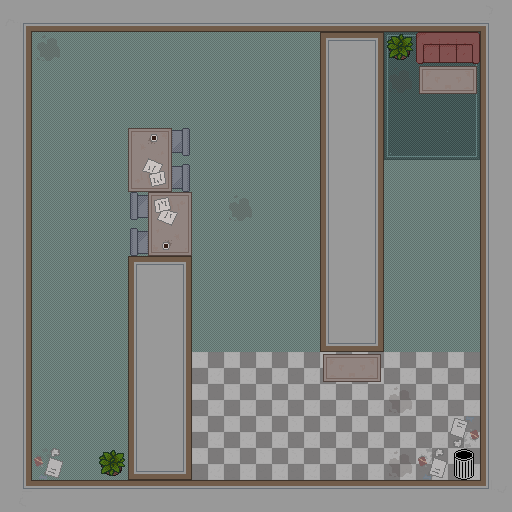

The image is a tile-based game level rendered from a .tmx file. Its description and complete source (layers, tilesets, objects, tile grids) follow:
An orthogonal 16x16 tile map with 32x32 px tiles, 2 tile layers (Tile Layer 2, Tile Layer 1), 2 tilesets and 15 objects (2).

<map version="1.2" tiledversion="1.2.0" orientation="orthogonal" renderorder="right-down" width="16" height="16" tilewidth="32" tileheight="32" infinite="0" nextlayerid="7" nextobjectid="26">
 <tileset firstgid="1" name="oltile" tilewidth="32" tileheight="32" tilecount="28" columns="28">
  <image source="oltile.png" width="896" height="32" />
 </tileset>
 <tileset firstgid="29" source="rugs.tsx" />
 <layer id="1" name="Tile Layer 2" width="16" height="16">
  <data encoding="csv">
17,17,17,17,17,17,17,17,17,17,17,17,17,17,17,17,
17,17,17,17,17,17,17,17,17,17,17,17,31,35,30,17,
17,17,17,17,17,17,17,17,17,17,17,17,36,29,37,17,
17,17,17,17,17,17,17,17,17,17,17,17,36,29,37,17,
17,17,17,17,17,17,17,17,17,17,17,17,32,34,33,17,
17,17,17,17,17,17,17,17,17,17,17,17,17,17,17,17,
17,17,17,17,17,17,17,17,17,17,17,17,17,17,17,17,
17,17,17,17,17,17,17,17,17,17,17,17,17,17,17,17,
17,17,17,17,17,17,17,17,17,17,17,17,17,17,17,17,
17,17,17,17,17,17,17,17,17,17,17,17,17,17,17,17,
17,17,17,17,17,17,17,17,17,17,17,17,17,17,17,17,
17,17,17,17,17,17,44,44,44,44,44,44,44,44,44,44,
17,17,17,17,17,17,44,44,44,44,44,44,44,44,44,44,
17,17,17,17,17,44,44,44,44,44,44,44,44,44,44,44,
17,17,17,17,17,44,44,44,44,44,44,44,44,44,44,44,
17,17,17,17,17,44,44,44,17,17,17,17,17,17,17,17
</data>
 </layer>
 <objectgroup id="2" name="Walls">
  <object id="1" x="0" y="0" width="30" height="510" />
  <object id="2" x="0" y="480" width="512" height="30" />
  <object id="3" x="480" y="0" width="55" height="512" />
  <object id="6" x="0" y="0" width="514" height="32" />
  <object id="18" x="324" y="35" width="56" height="347" />
  <object id="19" x="128" y="129" width="63" height="351" />
  <object id="20" x="325" y="32" width="60" height="352" />
  <object id="21" x="682" y="142" />
  <object id="23" x="417" y="23" width="70" height="72" />
  <object id="24" x="377" y="16" width="47" height="47" />
  <object id="25" x="95" y="448" width="48" height="44" />
 </objectgroup>
 <objectgroup id="6" name="Hero">
  <object id="17" x="78" y="435">
   <point />
  </object>
 </objectgroup>
 <objectgroup id="3" name="Start/End">
  <object id="22" x="453" y="453" width="27" height="25" />
 </objectgroup>
 <objectgroup id="5" name="Ghosts">
  <object id="15" type="2" x="427" y="99">
   <point />
  </object>
  <object id="16" x="258" y="147">
   <point />
  </object>
 </objectgroup>
 <layer id="4" name="Tile Layer 1" width="16" height="16">
  <data encoding="csv">
14,18,18,18,18,18,18,18,18,18,18,18,18,18,18,13,
20,54,0,0,0,0,0,0,0,0,7,8,59,55,56,19,
20,0,0,0,0,0,0,0,0,0,19,20,54,74,75,19,
20,0,0,0,0,0,0,0,0,0,19,20,0,0,0,19,
20,0,0,0,49,50,0,0,0,0,19,20,0,0,0,19,
20,0,0,0,51,52,0,0,0,0,19,20,0,0,0,19,
20,0,0,0,45,46,0,54,0,0,19,20,0,0,0,19,
20,0,0,0,47,48,0,0,0,0,19,20,0,0,0,19,
20,0,0,0,7,8,0,0,0,0,19,20,0,0,0,19,
20,0,0,0,19,20,0,0,0,0,19,20,0,0,0,19,
20,0,0,0,19,20,0,0,0,0,5,6,0,0,0,19,
20,0,0,0,19,20,0,0,0,0,74,75,0,0,0,19,
20,0,0,0,19,20,0,0,0,0,0,0,54,0,0,19,
20,0,0,0,19,20,0,0,0,0,0,0,0,0,58,19,
20,57,0,59,5,6,0,0,0,0,0,0,54,57,22,19,
16,21,21,21,21,21,21,21,21,21,21,21,21,21,21,15
</data>
 </layer>
</map>
